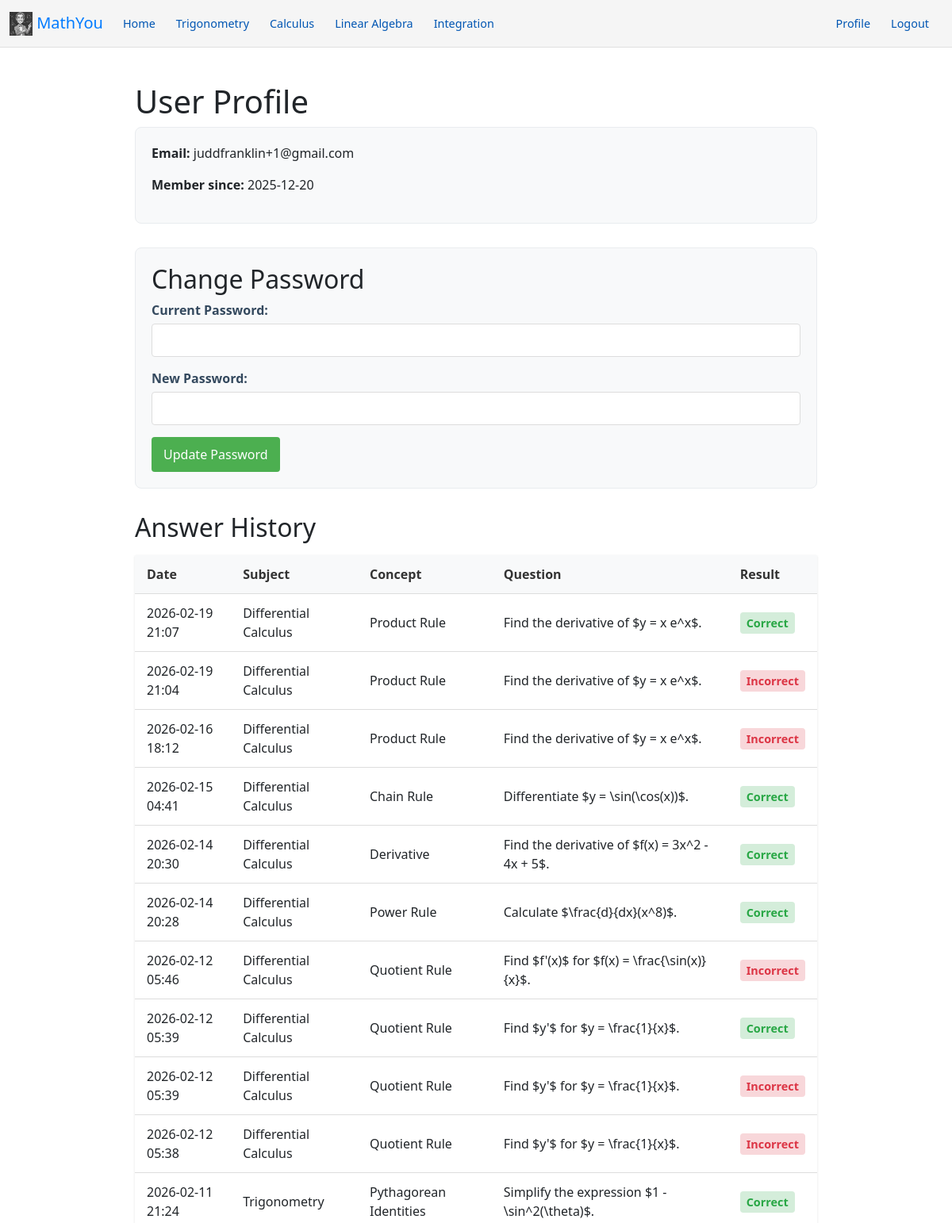
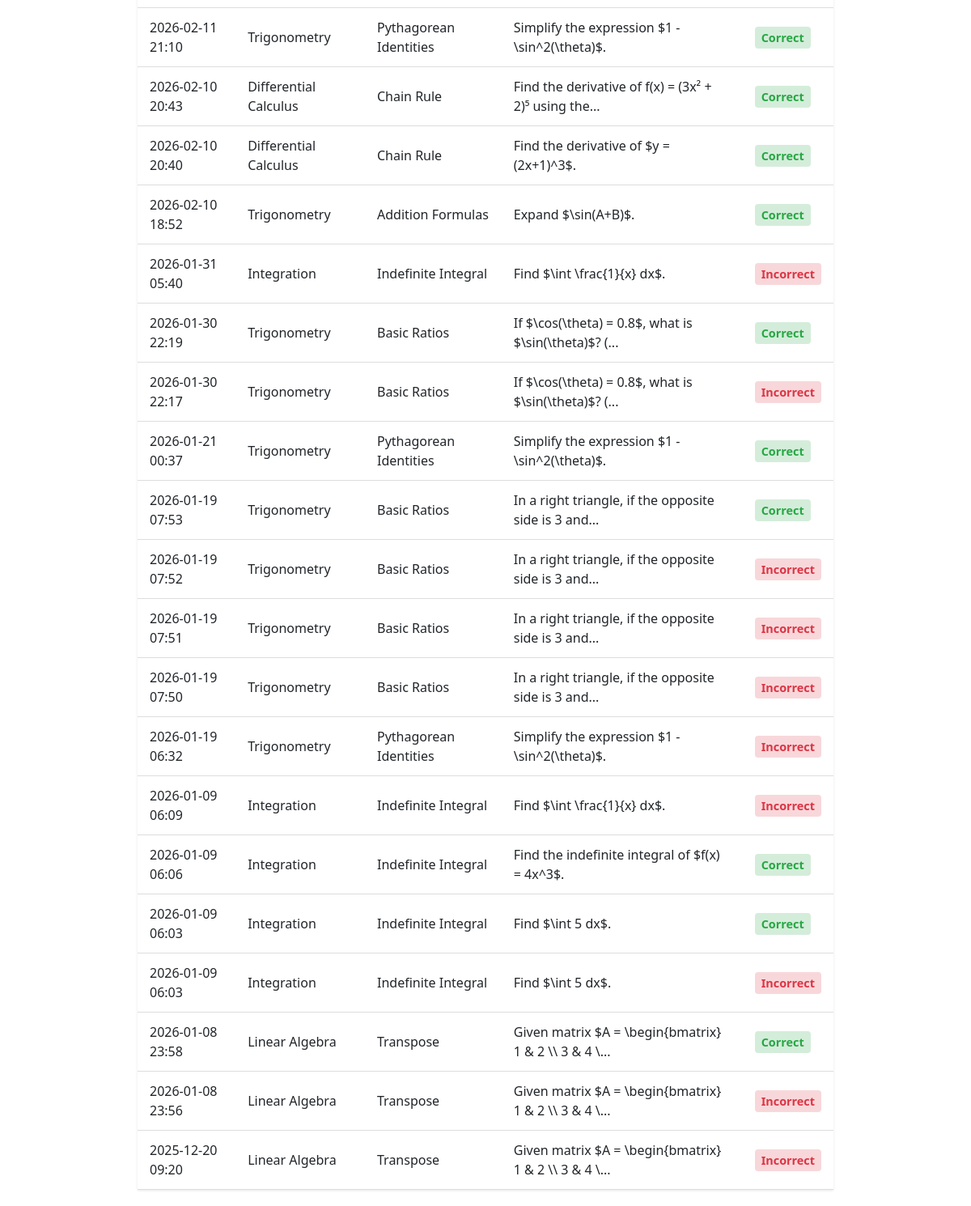
Screenshot of /profile (signed in) with the database file from the repository (2 pictures, top to bottom).
### app/models.py (models this page shows, shortened)
class User(UserMixin, db.Model):
    __tablename__ = 'users'
    id = db.Column(db.Integer, primary_key=True)
    email = db.Column(db.String(120), unique=True, nullable=False)
    password_hash = db.Column(db.String(256), nullable=False)
    created_at = db.Column(db.DateTime, default=datetime.utcnow)
    responses = db.relationship('UserResponse', back_populates='user', lazy=True)

class UserResponse(db.Model):
    __tablename__ = 'user_responses'
    id = db.Column(db.Integer, primary_key=True)
    user_id = db.Column(db.Integer, db.ForeignKey('users.id'), nullable=False)
    question_id = db.Column(db.Integer, db.ForeignKey('questions.id'), nullable=False)
    response_data = db.Column(JSON, nullable=False) # e.g., {"answer": "5"} or {"choice": 2}
    is_correct = db.Column(db.Boolean, nullable=False)
    timestamp = db.Column(db.DateTime, default=datetime.utcnow)
    user = db.relationship('User', back_populates='responses')
    question = db.relationship('Question', back_populates='responses')

class Subject(db.Model):
    __tablename__ = 'subjects'
    id = db.Column(db.Integer, primary_key=True)
    name = db.Column(db.String(100), unique=True, nullable=False)
    slug = db.Column(db.String(100), unique=True, nullable=False)
    concepts = db.relationship('Concept', back_populates='subject', lazy=True, cascade="all, delete-orphan")

class Concept(db.Model):
    __tablename__ = 'concepts'
    id = db.Column(db.Integer, primary_key=True)
    name = db.Column(db.String(100), nullable=False)
    slug = db.Column(db.String(100), nullable=False)
    subject_id = db.Column(db.Integer, db.ForeignKey('subjects.id'), nullable=False)
    formula = db.Column(db.Text, nullable=True)
    explanation = db.Column(db.Text, nullable=True)
    core_idea = db.Column(db.Text, nullable=True)
    real_world_application = db.Column(db.Text, nullable=True)
    mathematical_demonstration = db.Column(db.Text, nullable=True)
    study_plan = db.Column(db.Text, nullable=True)
    subject = db.relationship('Subject', back_populates='concepts')
    questions = db.relationship('Question', back_populates='concept', lazy=True, cascade="all, delete-orphan")
    __table_args__ = (db.UniqueConstraint('subject_id', 'slug', name='_subject_concept_slug_uc'),)

class Question(db.Model):
    __tablename__ = 'questions'
    id = db.Column(db.Integer, primary_key=True)
    legacy_id = db.Column(db.String(150), unique=True, nullable=False)
    concept_id = db.Column(db.Integer, db.ForeignKey('concepts.id'), nullable=False)
    problem_text = db.Column(db.Text, nullable=False)
    difficulty = db.Column(db.String(50), nullable=True)
    explanation = db.Column(db.Text, nullable=True)
    data = db.Column(JSON, nullable=False)
    concept = db.relationship('Concept', back_populates='questions')
    responses = db.relationship('UserResponse', back_populates='question', lazy=True)

### app/blueprints/auth.py (the view)
@auth_bp.route('/profile')
@login_required
def profile():
    active_page = 'auth.profile'
    responses = UserResponse.query.filter_by(user_id=current_user.id).order_by(UserResponse.timestamp.desc()).all()
    return render_template('profile.html', responses=responses, active_page=active_page)

### app/__init__.py (called while the page is built)
def create_app(config_class=Config):
    app = Flask(
        __name__,
        static_folder='../static',
        static_url_path='/static',
        template_folder='../templates'
    )
    app.config.from_object(config_class)
    if not app.testing:
        app.logger.setLevel(logging.INFO)
        stream_handler = logging.StreamHandler()
        app.logger.addHandler(stream_handler)
    db.init_app(app)
    migrate.init_app(app, db)
    login_manager.init_app(app)
    from .models import User
    @login_manager.user_loader
    def load_user(user_id):
        return db.session.get(User, int(user_id))
    app.url_map.converters['regex'] = RegexConverter
    app.register_blueprint(main_bp)
    app.register_blueprint(auth_bp)
    app.register_blueprint(api_bp, url_prefix='/api')
    return app

### templates/profile.html (shortened to what this page needs)
{% extends "base.html" %}
{% block content %}
<div class="profile-container">
    <h1>User Profile</h1>
    <div class="user-info">
        <p><strong>Email:</strong> {{ current_user.email }}</p>
        <p><strong>Member since:</strong> {{ current_user.created_at.strftime('%Y-%m-%d') }}</p>
    </div>
    <div class="password-section">
        <h2>Change Password</h2>
        <form action="{{ url_for('auth.change_password') }}" method="post" class="password-form">
            <div class="form-group">
                <label for="current_password">Current Password:</label>
                <input type="password" id="current_password" name="current_password" required>
            </div>
            <div class="form-group">
                <label for="new_password">New Password:</label>
                <input type="password" id="new_password" name="new_password" required>
            </div>
            <button type="submit">Update Password</button>
        </form>
    </div>
    <h2>Answer History</h2>
    {% if responses %}
        <table class="history-table">
            <thead>
                <tr>
                    <th>Date</th>
                    <th>Subject</th>
                    <th>Concept</th>
                    <th>Question</th>
                    <th>Result</th>
                </tr>
            </thead>
            <tbody>
                {% for response in responses %}
                <tr>
                    <td>{{ response.timestamp.strftime('%Y-%m-%d %H:%M') }}</td>
                    <td>{{ response.question.concept.subject.name }}</td>
                    <td>{{ response.question.concept.name }}</td>
                    <td>{{ response.question.problem_text[:50] }}{% if response.question.problem_text|length > 50 %}...{% endif %}</td>
                    <td>
                        {% if response.is_correct %}
                            <span class="status-correct">Correct</span>
                        {% else %}
                            <span class="status-incorrect">Incorrect</span>
                        {% endif %}
                    </td>
                </tr>
                {% endfor %}
            </tbody>
        </table>
    {% else %}
        <p>You haven't answered any questions yet. Go solve some problems!</p>
    {% endif %}
</div>
{% endblock %}

### templates/base.html (shortened to what this page needs)
<!DOCTYPE html>
<html lang="en">
<head>
    <link href="https://cdn.jsdelivr.net/npm/bootstrap@5.3.0/dist/css/bootstrap.min.css" rel="stylesheet">
    <link rel="stylesheet" href="https://cdn.jsdelivr.net/npm/katex@0.16.9/dist/katex.min.css">
    <link rel="stylesheet" href="{{ url_for('static', filename='css/variables.css') }}">
    <link rel="stylesheet" href="{{ url_for('static', filename='css/base_styles.css') }}">
    <link rel="stylesheet" href="{{ url_for('static', filename='css/navigation.css') }}">
</head>
<body>
    <nav class="navbar navbar-expand-lg navbar-dark mb-4">
        <div class="navigation-container container-fluid">
            <a class="navbar-brand" href="{{ url_for('main.index') }}">
                <img src="{{ url_for('static', filename='images/mathyou-logo.png') }}" alt="MathYou Logo" height="30" class="d-inline-block align-text-top">
                MathYou
            </a>
            <div class="collapse navbar-collapse" id="navbarNav">
                <ul class="navbar-nav me-auto">
                    <li class="nav-item">
                        <a class="nav-link {{ 'active' if active_page == 'home' else '' }}" href="{{ url_for('main.index') }}">Home</a>
                    </li>
                    <li class="nav-item">
                        <a class="nav-link {{ 'active' if active_page == 'trigonometry' else '' }}" href="{{ url_for('main.discipline_page', subject_slug='trigonometry') }}">Trigonometry</a>
                    </li>
                    <li class="nav-item">
                        <a class="nav-link {{ 'active' if active_page == 'calculus' else '' }}" href="{{ url_for('main.discipline_page', subject_slug='calculus') }}">Calculus</a>
                    </li>
                    <li class="nav-item">
                        <a class="nav-link {{ 'active' if active_page == 'linear-algebra' else '' }}" href="{{ url_for('main.discipline_page', subject_slug='linear-algebra') }}">Linear Algebra</a>
                    </li>
                    <li class="nav-item">
                        <a class="nav-link {{ 'active' if active_page == 'integration' else '' }}" href="{{ url_for('main.discipline_page', subject_slug='integration') }}">Integration</a>
                    </li>
                </ul>
                <ul class="navbar-nav">
                    {% if current_user.is_authenticated %}
                        <li class="nav-item">
                            <a class="nav-link" href="{{ url_for('auth.profile') }}">Profile</a>
                        </li>
                        <li class="nav-item">
                            <a class="nav-link" href="{{ url_for('auth.logout') }}">Logout</a>
                        </li>
                    {% endif %}
                </ul>
            </div>
        </div>
    </nav>
    <div class="container">
        {% block content %}{% endblock %}
    </div>
</body>
</html>

### static/css/variables.css (style rules this page uses)
:root { --font-family: Arial, sans-serif; --base-font-size: 16px; --button-border-radius: 0; --button-bg-color: #0d6efd; --nav-primary-color: #007bff; --nav-text-color: #0056b3; --nav-bg-color: whitesmoke; --nav-hover-bg-color: #dbe9f7; --nav-active-text-color: #fff; --nav-border-color: #e0e0e0; --nav-border-radius: 0; --nav-font-size: 0.9rem; --nav-font-weight: 500; --nav-active-font-weight: 600; }

### static/css/base_styles.css (style rules this page uses)
.form-group { margin-bottom: 20px; }
.form-group label { display: block; margin-bottom: 8px; font-weight: 600; color: #34495e; }
.form-group input { width: 100%; padding: 10px; border: 1px solid #ddd; border-radius: 4px; box-sizing: border-box; font-size: 16px; }

### static/css/navigation.css (style rules this page uses)
.navbar { --bs-navbar-brand-color: #007bff; background-color: var(--nav-bg-color); border-bottom: 1px solid var(--nav-border-color); }
.nav-link { display: inline-block; padding: 0.6rem 1rem; color: var(--nav-text-color); background-color: var(--nav-bg-color); border-radius: var(--nav-border-radius); text-decoration: none; font-size: var(--nav-font-size); font-weight: var(--nav-font-weight); transition: all 0.2s ease-in-out; border: 1px solid transparent; white-space: nowrap; margin-right: 0.5rem; }

### static/css/web-components/login-modal.css (style rules this page uses)
h2 { margin-top: 0; color: #333; }
input { width: 100%; padding: 10px; margin-bottom: 15px; box-sizing: border-box; border: 1px solid #ddd; border-radius: 4px; }
button { width: 100%; padding: 10px; background: #0d6efd; color: white; border: none; border-radius: 4px; cursor: pointer; font-size: 1rem; }

### templates/profile.html (style rules this page uses)
.profile-container { max-width: 900px; margin: 0 auto; padding: 20px; }
.user-info { background: #f8f9fa; padding: 20px; border-radius: 8px; margin-bottom: 30px; border: 1px solid #e9ecef; }
.password-section { background: #f8f9fa; padding: 20px; border-radius: 8px; margin-bottom: 30px; border: 1px solid #e9ecef; }
.password-form .form-group { margin-bottom: 15px; }
.password-form label { display: block; margin-bottom: 5px; font-weight: bold; }
.password-form input { width: 100%; padding: 8px; border: 1px solid #ddd; border-radius: 4px; box-sizing: border-box; }
.password-form button { background-color: #4CAF50; color: white; border: none; padding: 10px 15px; border-radius: 4px; cursor: pointer; font-size: 16px; }
.history-table { width: 100%; border-collapse: collapse; margin-top: 15px; background: white; box-shadow: 0 1px 3px rgba(0,0,0,0.1); }
.history-table th, .history-table td { padding: 12px 15px; text-align: left; border-bottom: 1px solid #ddd; }
.history-table th { background-color: #f8f9fa; font-weight: 600; color: #333; }
.status-correct { color: #28a745; font-weight: bold; background: #d4edda; padding: 4px 8px; border-radius: 4px; font-size: 0.9em; }
.status-incorrect { color: #dc3545; font-weight: bold; background: #f8d7da; padding: 4px 8px; border-radius: 4px; font-size: 0.9em; }

### rows the page displays
User: email "juddfranklin+1@gmail.com", created_at "2025-12-20"
UserResponse: timestamp "2026-02-19 21:07", question.concept.subject.name "Differential Calculus", question.concept.name "Product Rule", question "Find the derivative of $y = x e^x$.", is_correct "Correct"
UserResponse: timestamp "2026-02-19 21:04", question.concept.subject.name "Differential Calculus", question.concept.name "Product Rule", question "Find the derivative of $y = x e^x$.", is_correct "Incorrect"
UserResponse: timestamp "2026-02-16 18:12", question.concept.subject.name "Differential Calculus", question.concept.name "Product Rule", question "Find the derivative of $y = x e^x$.", is_correct "Incorrect"
UserResponse: timestamp "2026-02-15 04:41", question.concept.subject.name "Differential Calculus", question.concept.name "Chain Rule", question "Differentiate $y = \\sin(\\cos(x))$.", is_correct "Correct"
UserResponse: timestamp "2026-02-14 20:30", question.concept.subject.name "Differential Calculus", question.concept.name "Derivative", question "Find the derivative of $f(x) = 3x^2 - 4x + 5$.", is_correct "Correct"
UserResponse: timestamp "2026-02-14 20:28", question.concept.subject.name "Differential Calculus", question.concept.name "Power Rule", question "Calculate $\\frac{d}{dx}(x^8)$.", is_correct "Correct"
UserResponse: timestamp "2026-02-12 05:46", question.concept.subject.name "Differential Calculus", question.concept.name "Quotient Rule", question "Find $f'(x)$ for $f(x) = \\frac{\\sin(x)}{x}$.", is_correct "Incorrect"
UserResponse: timestamp "2026-02-12 05:39", question.concept.subject.name "Differential Calculus", question.concept.name "Quotient Rule", question "Find $y'$ for $y = \\frac{1}{x}$.", is_correct "Correct"
UserResponse: timestamp "2026-02-12 05:39", question.concept.subject.name "Differential Calculus", question.concept.name "Quotient Rule", question "Find $y'$ for $y = \\frac{1}{x}$.", is_correct "Incorrect"
UserResponse: timestamp "2026-02-12 05:38", question.concept.subject.name "Differential Calculus", question.concept.name "Quotient Rule", question "Find $y'$ for $y = \\frac{1}{x}$.", is_correct "Incorrect"
UserResponse: timestamp "2026-02-11 21:24", question.concept.subject.name "Trigonometry", question.concept.name "Pythagorean Identities", question "Simplify the expression $1 - \\sin^2(\\theta)$.", is_correct "Correct"
UserResponse: timestamp "2026-02-11 21:10", question.concept.subject.name "Trigonometry", question.concept.name "Pythagorean Identities", question "Simplify the expression $1 - \\sin^2(\\theta)$.", is_correct "Correct"
UserResponse: timestamp "2026-02-10 20:43", question.concept.subject.name "Differential Calculus", question.concept.name "Chain Rule", question "Find the derivative of f(x) = (3x² + 2)⁵ using the", is_correct "Correct"
UserResponse: timestamp "2026-02-10 20:40", question.concept.subject.name "Differential Calculus", question.concept.name "Chain Rule", question "Find the derivative of $y = (2x+1)^3$.", is_correct "Correct"
UserResponse: timestamp "2026-02-10 18:52", question.concept.subject.name "Trigonometry", question.concept.name "Addition Formulas", question "Expand $\\sin(A+B)$.", is_correct "Correct"
UserResponse: timestamp "2026-01-31 05:40", question.concept.subject.name "Integration", question.concept.name "Indefinite Integral", question "Find $\\int \\frac{1}{x} dx$.", is_correct "Incorrect"
UserResponse: timestamp "2026-01-30 22:19", question.concept.subject.name "Trigonometry", question.concept.name "Basic Ratios", question "If $\\cos(\\theta) = 0.8$, what is $\\sin(\\theta)$? (", is_correct "Correct"
UserResponse: timestamp "2026-01-30 22:17", question.concept.subject.name "Trigonometry", question.concept.name "Basic Ratios", question "If $\\cos(\\theta) = 0.8$, what is $\\sin(\\theta)$? (", is_correct "Incorrect"
UserResponse: timestamp "2026-01-21 00:37", question.concept.subject.name "Trigonometry", question.concept.name "Pythagorean Identities", question "Simplify the expression $1 - \\sin^2(\\theta)$.", is_correct "Correct"
UserResponse: timestamp "2026-01-19 07:53", question.concept.subject.name "Trigonometry", question.concept.name "Basic Ratios", question "In a right triangle, if the opposite side is 3 and", is_correct "Correct"
UserResponse: timestamp "2026-01-19 07:52", question.concept.subject.name "Trigonometry", question.concept.name "Basic Ratios", question "In a right triangle, if the opposite side is 3 and", is_correct "Incorrect"
UserResponse: timestamp "2026-01-19 07:51", question.concept.subject.name "Trigonometry", question.concept.name "Basic Ratios", question "In a right triangle, if the opposite side is 3 and", is_correct "Incorrect"
UserResponse: timestamp "2026-01-19 07:50", question.concept.subject.name "Trigonometry", question.concept.name "Basic Ratios", question "In a right triangle, if the opposite side is 3 and", is_correct "Incorrect"
UserResponse: timestamp "2026-01-19 06:32", question.concept.subject.name "Trigonometry", question.concept.name "Pythagorean Identities", question "Simplify the expression $1 - \\sin^2(\\theta)$.", is_correct "Incorrect"
UserResponse: timestamp "2026-01-09 06:09", question.concept.subject.name "Integration", question.concept.name "Indefinite Integral", question "Find $\\int \\frac{1}{x} dx$.", is_correct "Incorrect"
UserResponse: timestamp "2026-01-09 06:06", question.concept.subject.name "Integration", question.concept.name "Indefinite Integral", question "Find the indefinite integral of $f(x) = 4x^3$.", is_correct "Correct"
UserResponse: timestamp "2026-01-09 06:03", question.concept.subject.name "Integration", question.concept.name "Indefinite Integral", question "Find $\\int 5 dx$.", is_correct "Correct"
UserResponse: timestamp "2026-01-09 06:03", question.concept.subject.name "Integration", question.concept.name "Indefinite Integral", question "Find $\\int 5 dx$.", is_correct "Incorrect"
UserResponse: timestamp "2026-01-08 23:58", question.concept.subject.name "Linear Algebra", question.concept.name "Transpose", question "Given matrix $A = \\begin{bmatrix} 1 & 2 \\\\ 3 & 4 \\", is_correct "Correct"
UserResponse: timestamp "2026-01-08 23:56", question.concept.subject.name "Linear Algebra", question.concept.name "Transpose", question "Given matrix $A = \\begin{bmatrix} 1 & 2 \\\\ 3 & 4 \\", is_correct "Incorrect"
UserResponse: timestamp "2025-12-20 09:20", question.concept.subject.name "Linear Algebra", question.concept.name "Transpose", question "Given matrix $A = \\begin{bmatrix} 1 & 2 \\\\ 3 & 4 \\", is_correct "Incorrect"
